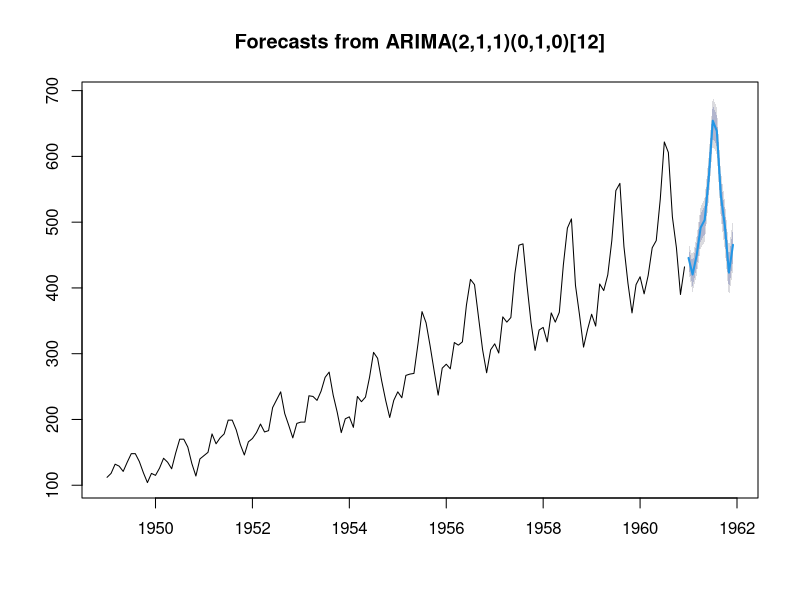
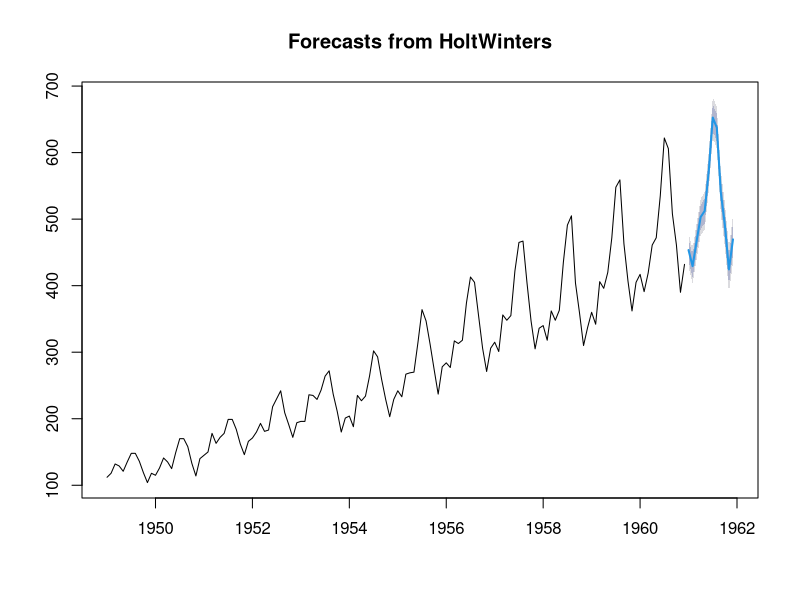

The R source for these figures, in order:
library(forecast)

# ARIMA model
arima_model <- auto.arima(AirPassengers)
plot(forecast(arima_model, h=12))

# Holt-Winters
hw_model <- HoltWinters(AirPassengers)
plot(forecast(hw_model, h=12))

# Comparison
accuracy(forecast(arima_model, h=12))
accuracy(forecast(hw_model, h=12))
